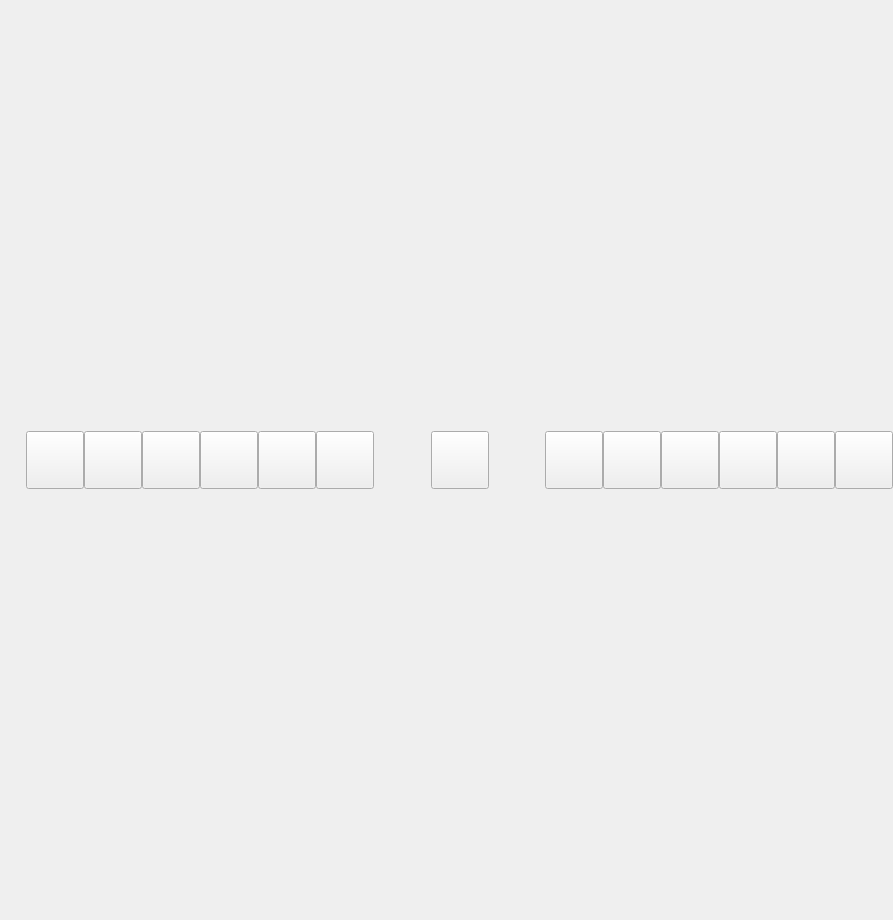
       <widget class="QWidget" name="column_07" native="true">
        <property name="maximumSize">
         <size>
          <width>920</width>
          <height>58</height>
         </size>
        </property>
        <property name="styleSheet">
         <string notr="true"/>
        </property>
        <layout class="QHBoxLayout" name="horizontalLayout_31">
         <property name="spacing">
          <number>0</number>
         </property>
         <property name="leftMargin">
          <number>0</number>
         </property>
         <property name="topMargin">
          <number>0</number>
         </property>
         <property name="rightMargin">
          <number>0</number>
         </property>
         <property name="bottomMargin">
          <number>0</number>
         </property>
         <item>
          <spacer name="column_07Delimiter">
           <property name="orientation">
            <enum>Qt::Horizontal</enum>
           </property>
           <property name="sizeType">
            <enum>QSizePolicy::Fixed</enum>
           </property>
           <property name="sizeHint" stdset="0">
            <size>
             <width>26</width>
             <height>920</height>
            </size>
           </property>
          </spacer>
         </item>
         <item>
          <widget class="QPushButton" name="space_02">
           <property name="minimumSize">
            <size>
             <width>58</width>
             <height>58</height>
            </size>
           </property>
           <property name="maximumSize">
            <size>
             <width>58</width>
             <height>58</height>
            </size>
           </property>
           <property name="cursor">
            <cursorShape>OpenHandCursor</cursorShape>
           </property>
           <property name="styleSheet">
            <string notr="true"/>
           </property>
           <property name="text">
            <string/>
           </property>
          </widget>
         </item>
         <item>
          <widget class="QPushButton" name="space_03">
           <property name="minimumSize">
            <size>
             <width>58</width>
             <height>58</height>
            </size>
           </property>
           <property name="maximumSize">
            <size>
             <width>58</width>
             <height>58</height>
            </size>
           </property>
           <property name="cursor">
            <cursorShape>OpenHandCursor</cursorShape>
           </property>
           <property name="styleSheet">
            <string notr="true"/>
           </property>
           <property name="text">
            <string/>
           </property>
          </widget>
         </item>
         <item>
          <widget class="QPushButton" name="space_04">
           <property name="minimumSize">
            <size>
             <width>58</width>
             <height>58</height>
            </size>
           </property>
           <property name="maximumSize">
            <size>
             <width>58</width>
             <height>58</height>
            </size>
           </property>
           <property name="cursor">
            <cursorShape>OpenHandCursor</cursorShape>
           </property>
           <property name="styleSheet">
            <string notr="true"/>
           </property>
           <property name="text">
            <string/>
           </property>
          </widget>
         </item>
         <item>
          <widget class="QPushButton" name="space_05">
           <property name="minimumSize">
            <size>
             <width>58</width>
             <height>58</height>
            </size>
           </property>
           <property name="maximumSize">
            <size>
             <width>58</width>
             <height>58</height>
            </size>
           </property>
           <property name="cursor">
            <cursorShape>OpenHandCursor</cursorShape>
           </property>
           <property name="styleSheet">
            <string notr="true"/>
           </property>
           <property name="text">
            <string/>
           </property>
          </widget>
         </item>
         <item>
          <widget class="QPushButton" name="space_06">
           <property name="minimumSize">
            <size>
             <width>58</width>
             <height>58</height>
            </size>
           </property>
           <property name="maximumSize">
            <size>
             <width>58</width>
             <height>58</height>
            </size>
           </property>
           <property name="cursor">
            <cursorShape>OpenHandCursor</cursorShape>
           </property>
           <property name="styleSheet">
            <string notr="true"/>
           </property>
           <property name="text">
            <string/>
           </property>
          </widget>
         </item>
         <item>
          <widget class="QPushButton" name="space_07">
           <property name="minimumSize">
            <size>
             <width>58</width>
             <height>58</height>
            </size>
           </property>
           <property name="maximumSize">
            <size>
             <width>58</width>
             <height>58</height>
            </size>
           </property>
           <property name="cursor">
            <cursorShape>OpenHandCursor</cursorShape>
           </property>
           <property name="styleSheet">
            <string notr="true"/>
           </property>
           <property name="text">
            <string/>
           </property>
          </widget>
         </item>
         <item>
          <spacer name="centralTopLeftDelimiter">
           <property name="orientation">
            <enum>Qt::Horizontal</enum>
           </property>
           <property name="sizeType">
            <enum>QSizePolicy::Fixed</enum>
           </property>
           <property name="sizeHint" stdset="0">
            <size>
             <width>57</width>
             <height>30</height>
            </size>
           </property>
          </spacer>
         </item>
         <item>
          <widget class="QPushButton" name="space_64">
           <property name="minimumSize">
            <size>
             <width>58</width>
             <height>58</height>
            </size>
           </property>
           <property name="maximumSize">
            <size>
             <width>58</width>
             <height>58</height>
            </size>
           </property>
           <property name="cursor">
            <cursorShape>OpenHandCursor</cursorShape>
           </property>
           <property name="styleSheet">
            <string notr="true"/>
           </property>
           <property name="text">
            <string/>
           </property>
          </widget>
         </item>
         <item>
          <spacer name="centralTopRightDelimiter">
           <property name="orientation">
            <enum>Qt::Horizontal</enum>
           </property>
           <property name="sizeType">
            <enum>QSizePolicy::Fixed</enum>
           </property>
           <property name="sizeHint" stdset="0">
            <size>
             <width>56</width>
             <height>30</height>
            </size>
           </property>
          </spacer>
         </item>
         <item>
          <widget class="QPushButton" name="space_21">
           <property name="minimumSize">
            <size>
             <width>58</width>
             <height>58</height>
            </size>
           </property>
           <property name="maximumSize">
            <size>
             <width>58</width>
             <height>58</height>
            </size>
           </property>
           <property name="cursor">
            <cursorShape>OpenHandCursor</cursorShape>
           </property>
           <property name="styleSheet">
            <string notr="true"/>
           </property>
           <property name="text">
            <string/>
           </property>
          </widget>
         </item>
         <item>
          <widget class="QPushButton" name="space_22">
           <property name="minimumSize">
            <size>
             <width>58</width>
             <height>58</height>
            </size>
           </property>
           <property name="maximumSize">
            <size>
             <width>58</width>
             <height>58</height>
            </size>
           </property>
           <property name="cursor">
            <cursorShape>OpenHandCursor</cursorShape>
           </property>
           <property name="styleSheet">
            <string notr="true"/>
           </property>
           <property name="text">
            <string/>
           </property>
          </widget>
         </item>
         <item>
          <widget class="QPushButton" name="space_23">
           <property name="minimumSize">
            <size>
             <width>58</width>
             <height>58</height>
            </size>
           </property>
           <property name="maximumSize">
            <size>
             <width>58</width>
             <height>58</height>
            </size>
           </property>
           <property name="cursor">
            <cursorShape>OpenHandCursor</cursorShape>
           </property>
           <property name="styleSheet">
            <string notr="true"/>
           </property>
           <property name="text">
            <string/>
           </property>
          </widget>
         </item>
         <item>
          <widget class="QPushButton" name="space_24">
           <property name="minimumSize">
            <size>
             <width>58</width>
             <height>58</height>
            </size>
           </property>
           <property name="maximumSize">
            <size>
             <width>58</width>
             <height>58</height>
            </size>
           </property>
           <property name="cursor">
            <cursorShape>OpenHandCursor</cursorShape>
           </property>
           <property name="styleSheet">
            <string notr="true"/>
           </property>
           <property name="text">
            <string/>
           </property>
          </widget>
         </item>
         <item>
          <widget class="QPushButton" name="space_25">
           <property name="minimumSize">
            <size>
             <width>58</width>
             <height>58</height>
            </size>
           </property>
           <property name="maximumSize">
            <size>
             <width>58</width>
             <height>58</height>
            </size>
           </property>
           <property name="cursor">
            <cursorShape>OpenHandCursor</cursorShape>
           </property>
           <property name="styleSheet">
            <string notr="true"/>
           </property>
           <property name="text">
            <string/>
           </property>
          </widget>
         </item>
         <item>
          <widget class="QPushButton" name="space_26">
           <property name="minimumSize">
            <size>
             <width>58</width>
             <height>58</height>
            </size>
           </property>
           <property name="maximumSize">
            <size>
             <width>58</width>
             <height>58</height>
            </size>
           </property>
           <property name="cursor">
            <cursorShape>OpenHandCursor</cursorShape>
           </property>
           <property name="styleSheet">
            <string notr="true"/>
           </property>
           <property name="text">
            <string/>
           </property>
          </widget>
         </item>
        </layout>
       </widget>
